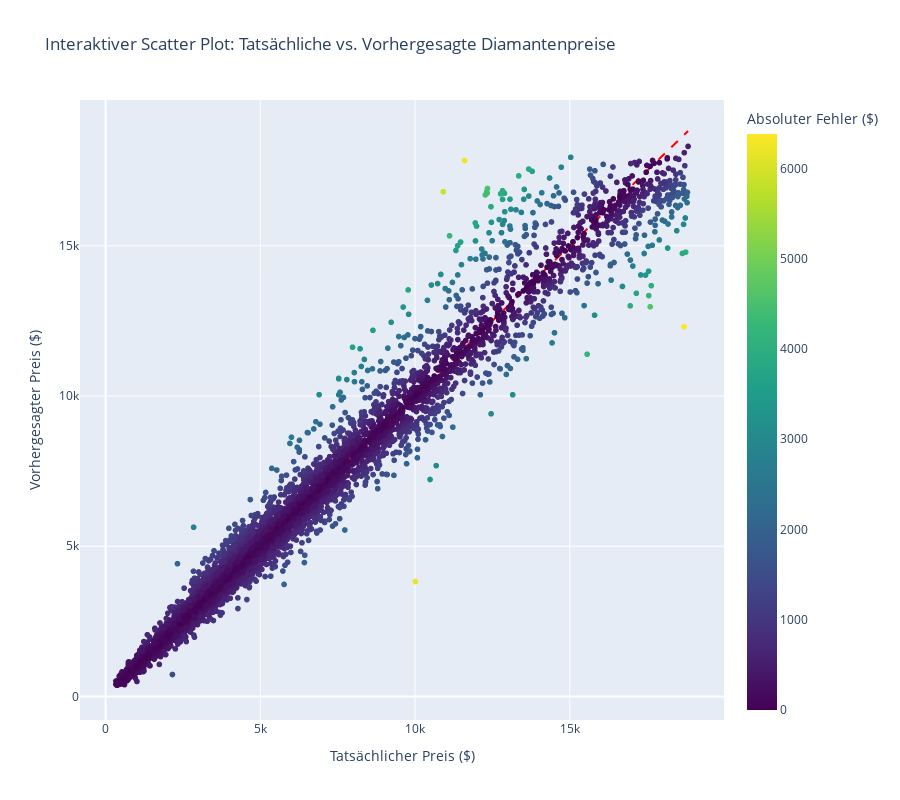

This figure's notebook cell:
### Code cell
import plotly.express as px
import plotly.graph_objs as go
import numpy as np

# Daten für den interaktiven Plot vorbereiten
hover_data = pd.DataFrame({
    'Tatsächlicher Preis': y_test,
    'Vorhergesagter Preis': y_predicted_test,
    'Absoluter Fehler': np.abs(y_test - y_predicted_test),
    'Relativer Fehler (%)': np.abs(y_test - y_predicted_test) / y_test * 100
})

# Zusätzliche Features für Hover-Informationen
# Angenommen, die ursprünglichen Features sind noch verfügbar
hover_data = pd.concat([hover_data, X_test.reset_index(drop=True)], axis=1)

# Interaktiver Scatter Plot mit Plotly
fig = px.scatter(
    hover_data, 
    x='Tatsächlicher Preis', 
    y='Vorhergesagter Preis',
    color='Absoluter Fehler',
    color_continuous_scale='viridis',
    hover_data={
        'Tatsächlicher Preis': ':.2f',
        'Vorhergesagter Preis': ':.2f', 
        'Absoluter Fehler': ':.2f',
        'Relativer Fehler (%)': ':.2f'
    },
    labels={
        'Tatsächlicher Preis': 'Tatsächlicher Preis ($)',
        'Vorhergesagter Preis': 'Vorhergesagter Preis ($)',
        'Absoluter Fehler': 'Absoluter Fehler ($)'
    },
    title='Interaktiver Scatter Plot: Tatsächliche vs. Vorhergesagte Diamantenpreise'
)

# Perfekte Vorhersage Linie hinzufügen
fig.add_trace(
    go.Scatter(
        x=[y_test.min(), y_test.max()], 
        y=[y_test.min(), y_test.max()],
        mode='lines',
        name='Perfekte linie',
        line=dict(color='red', dash='dash'),
        showlegend=False
    )
)

fig.update_layout(
    height=800,
    width=900,
    coloraxis_colorbar=dict(title='Absoluter Fehler ($)'),
    hovermode='closest'
)


# Optional: Plot direkt anzeigen (funktioniert in Jupyter Notebook)
fig.show()

### Figure 1 — Plotly figure (JSON) as saved in the notebook; plotly's stock layout.template omitted (floating-point values rounded to 4 significant figures; data arrays with more than 128 entries replaced by an {"elided": "..."} marker saying what was removed)
{"data": [{"customdata": {"elided": "19361x2 float values"}, "hovertemplate": "Tatsächlicher Preis ($)=%{x:.2f}<br>Vorhergesagter Preis ($)=%{y:.2f}<br>Absoluter Fehler ($)=%{marker.color:.2f}<br>Relativer Fehler (%)=%{customdata[1]:.2f}<extra></extra>", "legendgroup": "", "marker": {"color": {"elided": "19361 float values"}, "coloraxis": "coloraxis", "symbol": "circle"}, "mode": "markers", "name": "", "showlegend": false, "type": "scattergl", "x": {"elided": "19361 float values"}, "xaxis": "x", "y": {"elided": "19361 float values"}, "yaxis": "y"}, {"line": {"color": "red", "dash": "dash"}, "mode": "lines", "name": "Perfekte linie", "showlegend": false, "type": "scatter", "x": [335, 18823], "y": [335, 18823]}], "layout": {"coloraxis": {"colorbar": {"title": {"text": "Absoluter Fehler ($)"}}, "colorscale": [[0, "#440154"], [0.1111, "#482878"], [0.2222, "#3e4989"], [0.3333, "#31688e"], [0.4444, "#26828e"], [0.5556, "#1f9e89"], [0.6667, "#35b779"], [0.7778, "#6ece58"], [0.8889, "#b5de2b"], [1, "#fde725"]]}, "height": 800, "hovermode": "closest", "legend": {"tracegroupgap": 0}, "title": {"text": "Interaktiver Scatter Plot: Tatsächliche vs. Vorhergesagte Diamantenpreise"}, "width": 900, "xaxis": {"anchor": "y", "domain": [0, 1], "title": {"text": "Tatsächlicher Preis ($)"}}, "yaxis": {"anchor": "x", "domain": [0, 1], "title": {"text": "Vorhergesagter Preis ($)"}}}}
